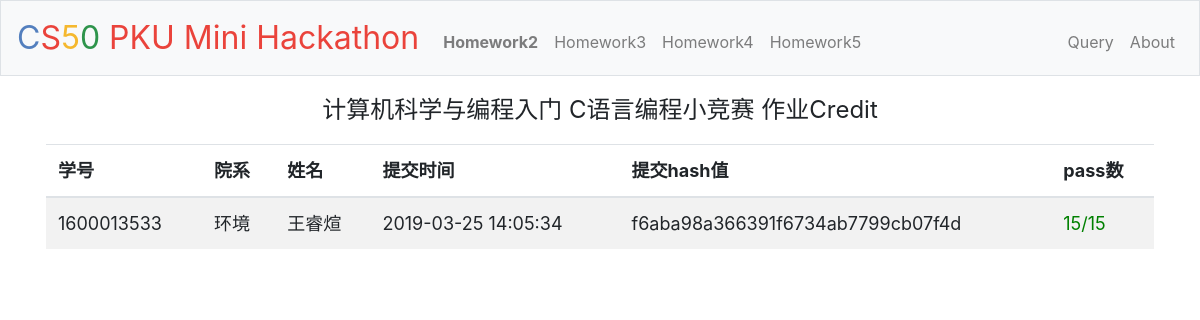
/homework2, run on an earlier commit of the app's database.
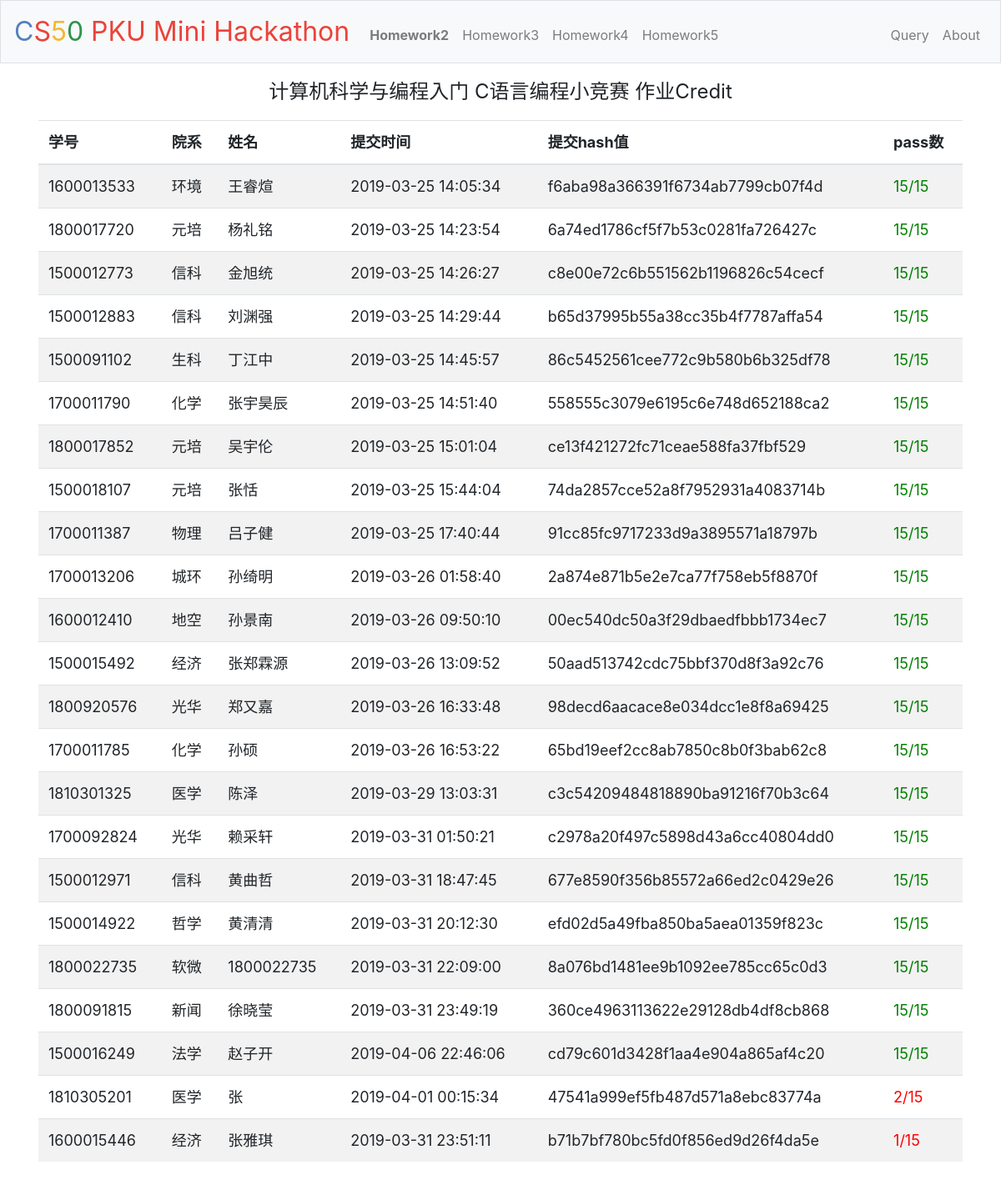
And on a later commit of the database.
### tables this page shows
CREATE TABLE "submit" (
	"id"	INTEGER NOT NULL PRIMARY KEY AUTOINCREMENT UNIQUE,
	"stuid"	INTEGER NOT NULL,
	"name"	TEXT,
	"work"	INTEGER NOT NULL,
	"time"	TIMESTAMP NOT NULL DEFAULT current_timestamp,
	"exe_time"	REAL,
	"hash"	TEXT NOT NULL,
	"status"	INTEGER NOT NULL,
	"correct_num"	INTEGER
);

### application.py (the view)
@app.route("/homework2")
def homework2():
    session["status"]="hw2"
    app.logger.info(request.remote_addr+" "+get_time()+" GET /homework2")
    rows = db.execute("SELECT stuid,name,time,hash,correct_num FROM submit where status=0 AND work=2 GROUP BY stuid HAVING MAX(time) ORDER BY correct_num DESC, time ASC")
    result=[]
    for res in rows:
        stuid=str(res["stuid"])
        colloge=colloge_list.get(stuid)
        if not colloge:
            colloge="Unknown"
        tmp=[stuid, colloge, res["name"], res["time"], res["hash"], res["correct_num"]]
        result.append(tmp)
    return render_template("homework2.html", result=result)

### application.py (called while the page is built)
@app.after_request
def after_request(response):
    return response

def get_time():
    i = datetime.datetime.now()
    return "{}/{}/{} {}:{}:{}".format(i.year, i.month, i.day, i.hour, i.minute, i.second)

### templates/homework2.html (shortened to what this page needs)
{% extends "layout.html" %}
{% block main %}
    <div style="font-size:x-large">
        <p>
            计算机科学与编程入门 C语言编程小竞赛 作业Credit
        </p>
    </div>
    <table class="table table-striped">
        <thead>
            <tr>
                <th>学号</th>
                <th>院系</th>
                <th>姓名</th>
                <th>提交时间</th>
                <th>提交hash值</th>
                <th>pass数</th>
            </tr>
        </thead>
        <tbody>
            {% for r in result %}
                <tr>
                    <td>{{r[0]}}</td>
                    <td>{{r[1]}}</td>
                    <td>{{r[2]}}</td>
                    <td>{{r[3]}}</td>
                    <td>{{r[4]}}</td>
                    {% if r[5] == 15 %}
                        <td><font color="green">{{r[5]}}/15</font></td>
                    {% else %}
                        <td><font color="red">{{r[5]}}/15</font></td>
                    {% endif %}
                </tr>
            {% endfor %}
        </tbody>
    </table>
{% endblock %}

What changed in the data, as far as the page shows it:
added submit: stuid "1800017720", r "元培", name "杨礼铭", time "2019-03-25 14:23:54", hash "6a74ed1786cf5f7b53c0281fa726427c", correct_num "15"
added submit: stuid "1500012773", r "信科", name "金旭统", time "2019-03-25 14:26:27", hash "c8e00e72c6b551562b1196826c54cecf", correct_num "15"
added submit: stuid "1500012883", r "信科", name "刘渊强", time "2019-03-25 14:29:44", hash "b65d37995b55a38cc35b4f7787affa54", correct_num "15"
added submit: stuid "1500091102", r "生科", name "丁江中", time "2019-03-25 14:45:57", hash "86c5452561cee772c9b580b6b325df78", correct_num "15"
added submit: stuid "1700011790", r "化学", name "张宇昊辰", time "2019-03-25 14:51:40", hash "558555c3079e6195c6e748d652188ca2", correct_num "15"
added submit: stuid "1800017852", r "元培", name "吴宇伦", time "2019-03-25 15:01:04", hash "ce13f421272fc71ceae588fa37fbf529", correct_num "15"
added submit: stuid "1500018107", r "元培", name "张恬", time "2019-03-25 15:44:04", hash "74da2857cce52a8f7952931a4083714b", correct_num "15"
added submit: stuid "1700011387", r "物理", name "吕子健", time "2019-03-25 17:40:44", hash "91cc85fc9717233d9a3895571a18797b", correct_num "15"
added submit: stuid "1700013206", r "城环", name "孙绮明", time "2019-03-26 01:58:40", hash "2a874e871b5e2e7ca77f758eb5f8870f", correct_num "15"
added submit: stuid "1600012410", r "地空", name "孙景南", time "2019-03-26 09:50:10", hash "00ec540dc50a3f29dbaedfbbb1734ec7", correct_num "15"
added submit: stuid "1500015492", r "经济", name "张郑霖源", time "2019-03-26 13:09:52", hash "50aad513742cdc75bbf370d8f3a92c76", correct_num "15"
added submit: stuid "1800920576", r "光华", name "郑又嘉", time "2019-03-26 16:33:48", hash "98decd6aacace8e034dcc1e8f8a69425", correct_num "15"
added submit: stuid "1700011785", r "化学", name "孙硕", time "2019-03-26 16:53:22", hash "65bd19eef2cc8ab7850c8b0f3bab62c8", correct_num "15"
added submit: stuid "1810301325", r "医学", name "陈泽", time "2019-03-29 13:03:31", hash "c3c54209484818890ba91216f70b3c64", correct_num "15"
added submit: stuid "1700092824", r "光华", name "赖采轩", time "2019-03-31 01:50:21", hash "c2978a20f497c5898d43a6cc40804dd0", correct_num "15"
added submit: stuid "1500012971", r "信科", name "黄曲哲", time "2019-03-31 18:47:45", hash "677e8590f356b85572a66ed2c0429e26", correct_num "15"
added submit: stuid "1500014922", r "哲学", name "黄清清", time "2019-03-31 20:12:30", hash "efd02d5a49fba850ba5aea01359f823c", correct_num "15"
added submit: r "1800022735", r "软微", time "2019-03-31 22:09:00", hash "8a076bd1481ee9b1092ee785cc65c0d3", correct_num "15"
added submit: stuid "1800091815", r "新闻", name "徐晓莹", time "2019-03-31 23:49:19", hash "360ce4963113622e29128db4df8cb868", correct_num "15"
added submit: stuid "1500016249", r "法学", name "赵子开", time "2019-04-06 22:46:06", hash "cd79c601d3428f1aa4e904a865af4c20", correct_num "15"
added submit: stuid "1810305201", r "医学", name "张", time "2019-04-01 00:15:34", hash "47541a999ef5fb487d571a8ebc83774a", r "2"
added submit: stuid "1600015446", r "经济", name "张雅琪", time "2019-03-31 23:51:11", hash "b71b7bf780bc5fd0f856ed9d26f4da5e", correct_num "1"
